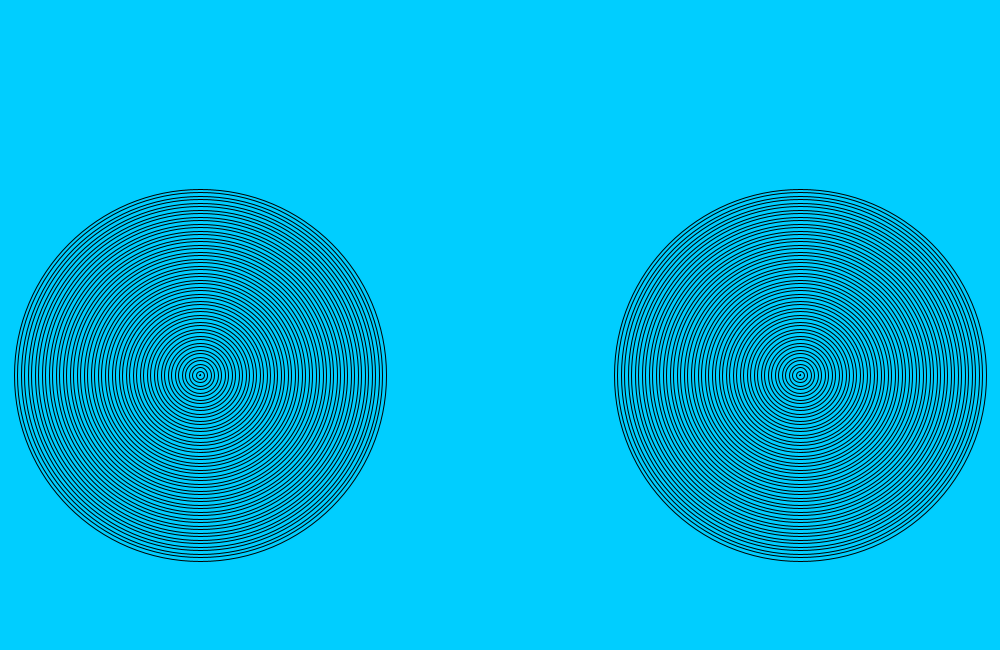
Frame 1 (no input)
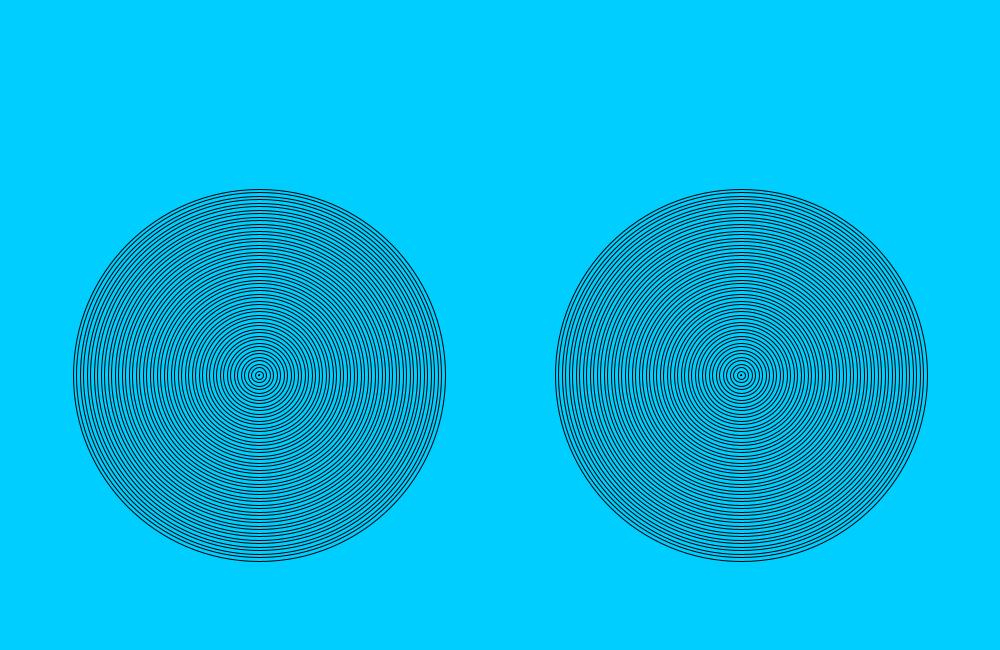
Frame 60 (the mouse pressed at the canvas centre just before this capture)
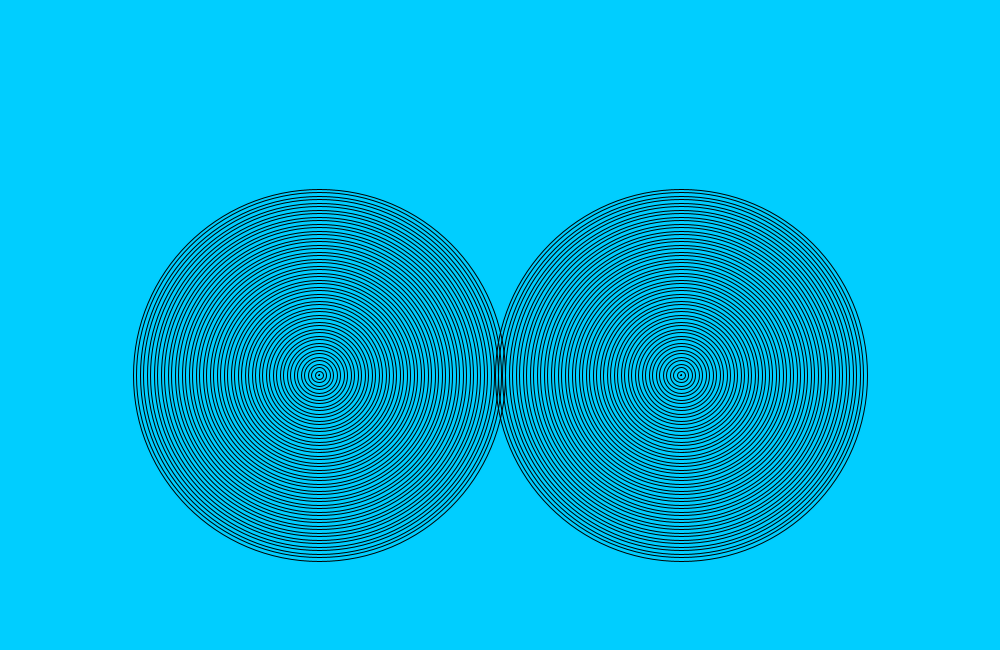
Frame 120 (the mouse held since frame 60 and released just before this capture)

The Processing sketch that drew these frames (run headless with seeded random() and noise(); from frame 60 on, the mouse is pressed at the canvas centre):

// Processing sketch: amazing_rings
// ── amazing_rings.pde

  /*** Go to the recipe to run the demonstration before starting this program ***/
int x = 800;
int speed = 1;
int x2 = 200;
void setup() {
  /* Set the size of your sketch to be a rectangle like in the recipe demonstration */
  size(1000,650);
  /* Call the noFill() command so all the ellipses will be transparent */
noFill();
}

void draw() {
background(#00CEFF);
        /* Use a for loop to make the first set of rings that will start in the left half of the window
        (you can use the code from your Bullseye program).*/          
for(int i = 1; i < 375; i +=7){

  ellipse(x,375,i,i); 
} 
x-=speed;
for(int i = 1; i < 375; i +=7){
  ellipse(x2,375,i,i); 
}  
 x2+=speed;
        /*Make this set of rings move across the sketch to the right 
        Hint: make two variables, one for x and another for the speed. 
        Then increase x by the amount in speed */
 
        
        /*When the rings reach the right side of the sketch, reverse the direction so they move
        Hint: speed = -speed */
if(x2 >= width){
        speed = -speed; 
}
 if(x2 <=0){
   speed=-speed;
 }
        /*When the rings reach the left side of the sketch, reverse the direction again */
        
         
 //CHALLENGE - to finish the Amazing Rings 
 
        /*Add another for loop to draw the second set of rings that will start in the right half of the window */
        
        
        /*Make this set of rings move in the opposite direction to the other rings 
        These rings must also "bounce" off the sides of the window.*/
        
}
